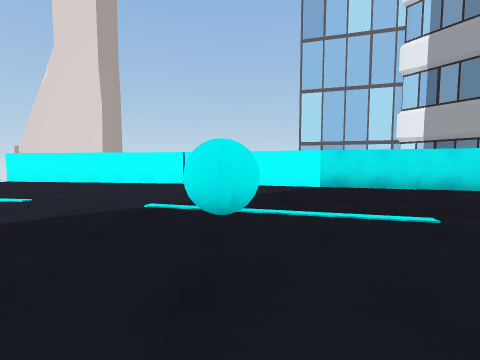
view 1 (above)

16 first-person views from a walk through a 3-D level made in the Unity game engine. The camera is 1.3 m above the floor, tilts 4° down and sees 90° across. The floor is counted in squares, 2 m on a side. Each view is taken from the middle of a square. On the plan, view 1 faces up. The plan holds only what a view shows up to about 9 squares ahead; the rest is blank. The place goes on beyond the plan. The player is left out.

view 2
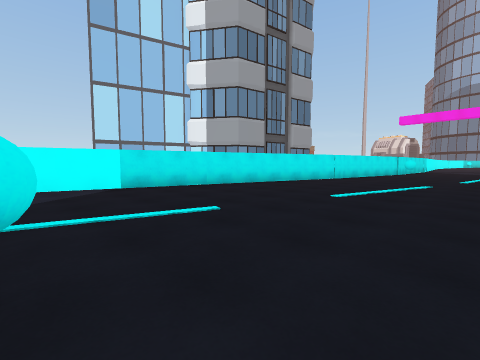

view 3
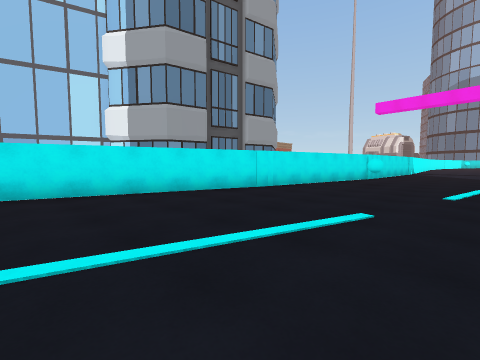

view 4
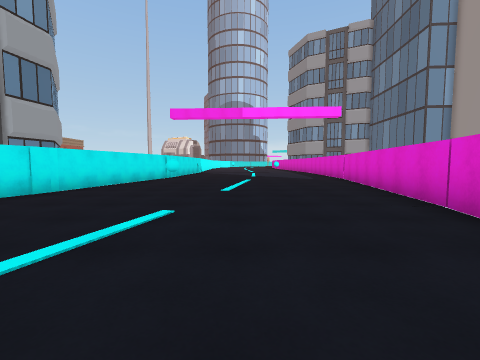

view 5
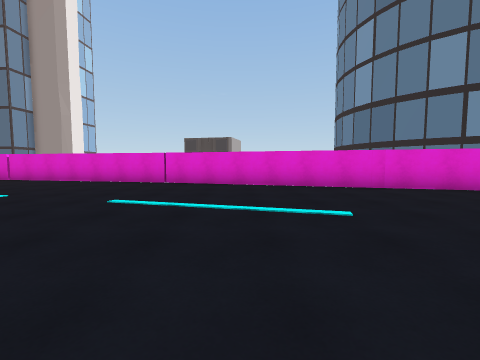

view 6
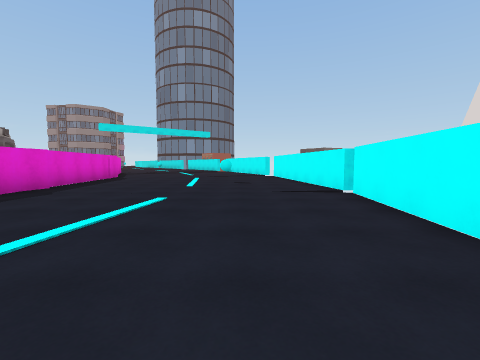

view 7
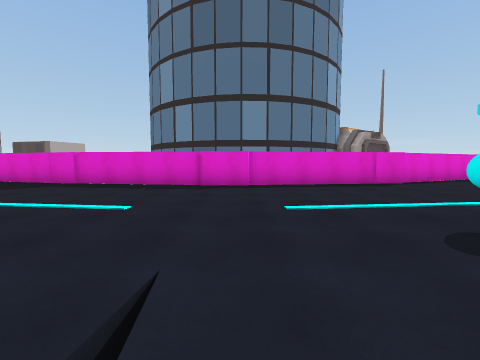

view 8
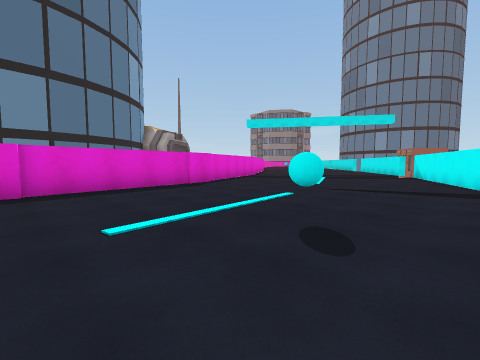

view 9
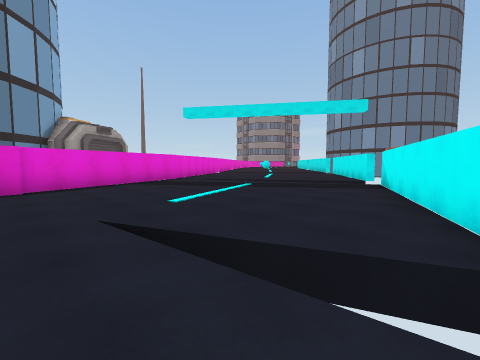

view 10
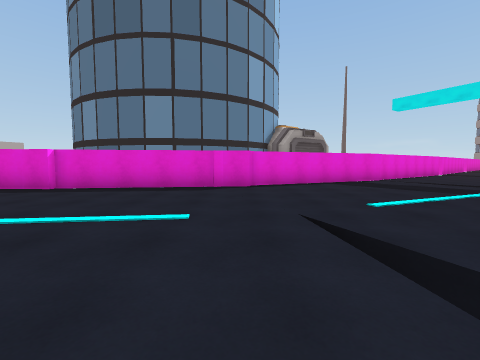

view 11
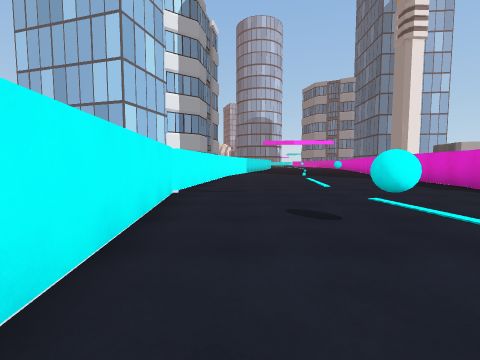

view 12
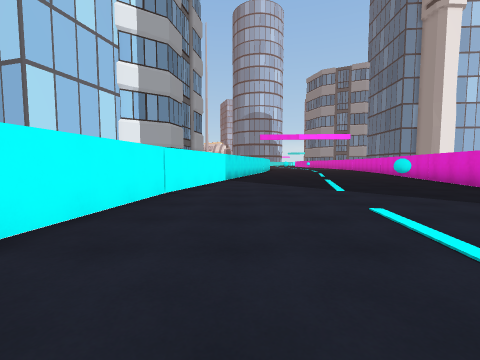

view 13
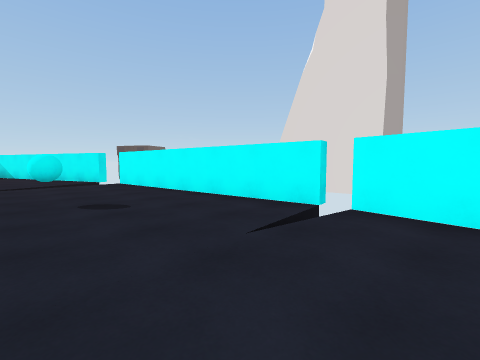

view 14
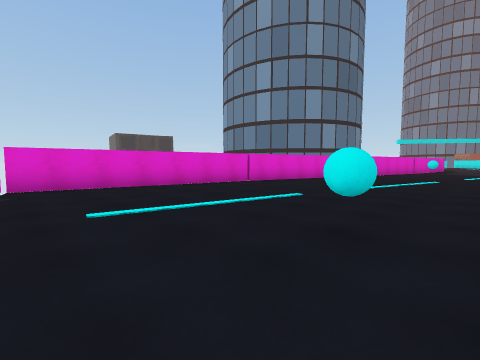

view 15
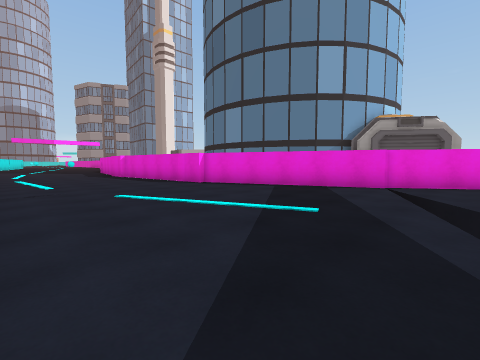

view 16
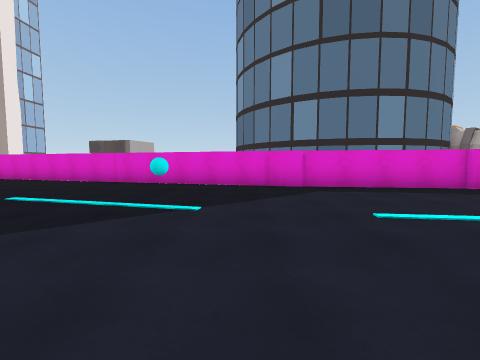

### Floor plan
Points are (right, up) in squares from view 1. A wall is a line through its corners. A room is listed if a view was taken in it or the views show most of it. See-through windows are left out.
Room 1 (views 1, 2, 3, 4, 5, 6, 7, 8, 9, 10, 11, 12, 13, 14, 15, 16)
walls: (-3.7, 0.5) (8.5, -3.1) (15, -4.3); (-1.8, 7.6) (-8.3, 8.5); (-9.3, 1) (-2.7, 0.2); (-8.7, 8.5) (-15.3, 7.7); (-14.4, 0.2) (-7.8, 1); (-16.2, 7.4) (-21.6, 5.2); (-19.4, -2.1) (-14.3, 0); (14.2, 3.1) (-1.8, 7.7)
ways out: gap at (-16, 7); gap at (-9, 9)
objects: other object (-12, 5); other object (0, 1); other object (13, 2)

Positions as (right, up) in squares from view 1, and headings:
1: (0, 0), facing up
2: (0, 0), facing up-right
3: (5, 0), facing up-right
4: (5, 0), facing right
5: (6, 5), facing down
6: (-3, 6), facing left
7: (-9, 8), facing down
8: (-9, 7), facing down-left
9: (-14, 7), facing down-left
10: (-14, 7), facing down
11: (-14, 7), facing right
12: (-7, 6), facing right
13: (-7, 5), facing up-left
14: (15, 3), facing down-left
15: (-21, 5), facing down-right
16: (-2, 7), facing down
